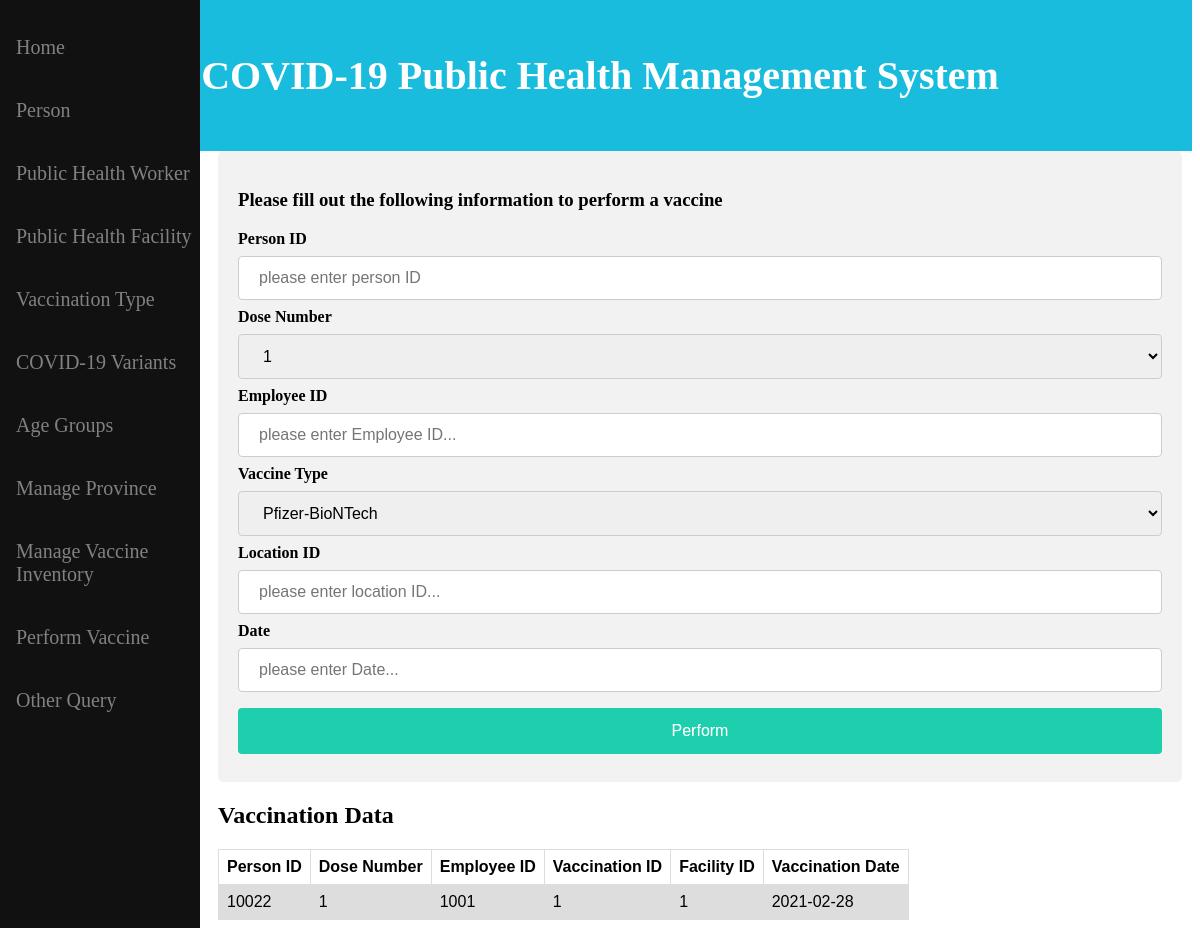
Before: /api/perform/perform.php with the older database file.
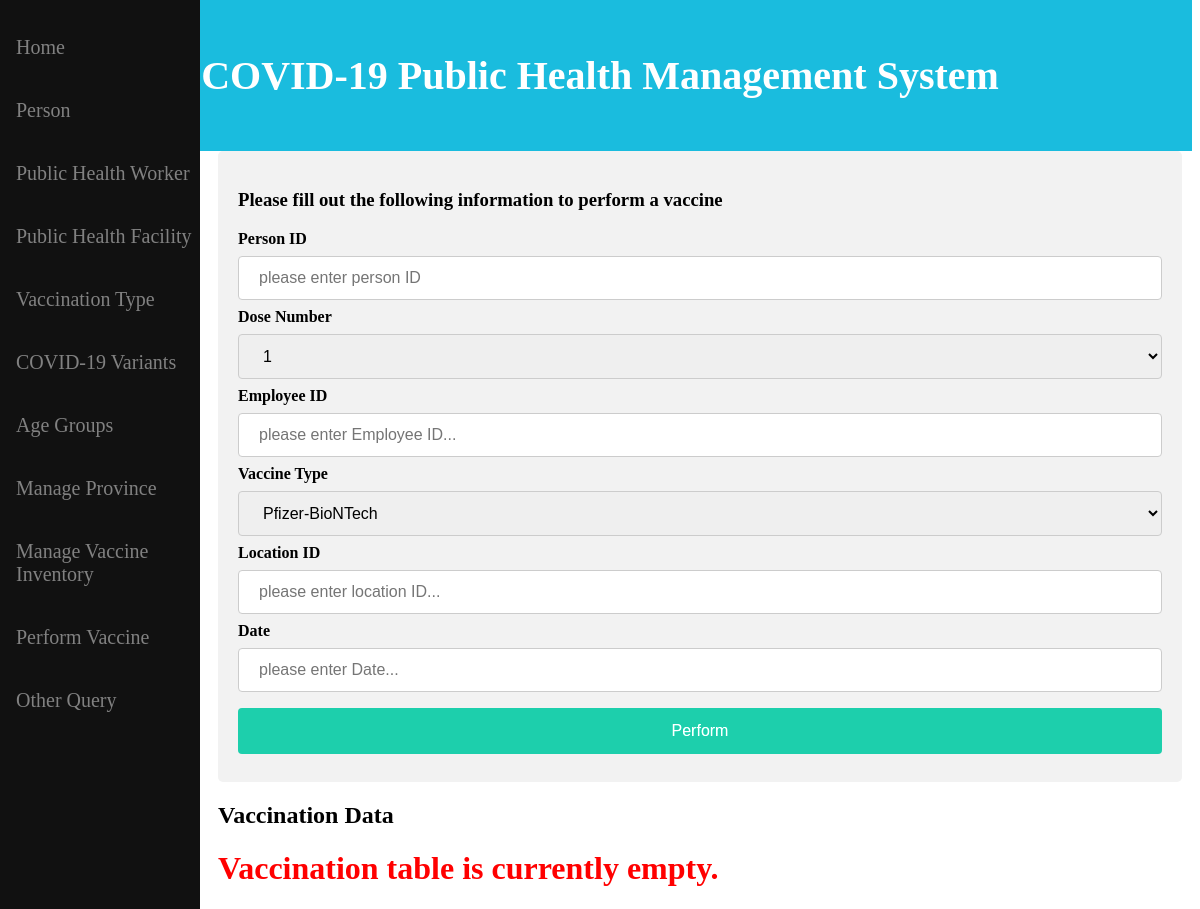
After: the same page with the newer database file.
### tables this page shows
CREATE TABLE IF NOT EXISTS vaccination(
	p_id INT NOT NULL,
    dose_num SMALLINT NOT NULL,
    emp_id INT NOT NULL,
    vac_id SMALLINT NOT NULL,
    loc_id INT NOT NULL,
    vdate DATE NOT NULL,
    PRIMARY KEY(p_id, dose_num),
    FOREIGN KEY(emp_id) REFERENCES health_worker(emp_id),
    FOREIGN KEY(vac_id) REFERENCES vaccine(vac_id),
    FOREIGN KEY(loc_id) REFERENCES facility(loc_id)
);

### models/Vaccination.php (called while the page is built, shortened)
<?php
    class Vaccination {
        private $conn;
        private $table = 'vaccination';
        public function __construct($db) {
            $this->conn = $db;
          }
        public function read(){
            $query = 'SELECT * FROM ' . $this->table .'';
            $stmt = $this->conn->prepare($query);
            $stmt->execute();
            return $stmt;
        }
}

### api/perform/perform.php (the view, shortened to what this page needs)
<!DOCTYPE HTML>
<html>
<head>
  <link rel="stylesheet" href="../../includes/style.css">
</head>
<body>
<?php
  include('../../includes/header.php');
?>
<div class="sidebar">
  <a href="../../index.php">Home</a>
  <a href="../person/read.php">Person</a>
  <a href="../../api/worker/read_worker.php">Public Health Worker</a>
  <a href="../../api/facility/read_facility.php">Public Health Facility</a>
  <a href="../../api/vaccine/read_vaccine.php">Vaccination Type</a>
  <a href="../../api/variant/read_variant.php">COVID-19 Variants</a>
  <a href="../../api/agegroup/read_agegroup.php">Age Groups</a>
  <a href="../../api/province/read_province.php">Manage Province</a>
  <a href="../../api/inventory/inventory_UI.php">Manage Vaccine Inventory</a>
  <a href="../../api/perform/perform.php">Perform Vaccine</a>
  <a href="../../other_query/other_query_UI.php">Other Query</a>
</div>
<div class="main">
    <div class="box">
    <h3> Please fill out the following information to perform a vaccine </h3>
    <form method="post" action="perform_transaction.php">
    <label> <b>Person ID</b> </label>
    <input type=text placeholder="please enter person ID" name='p_id' required> </input>
    <label> <b>Dose Number</b> </label>
    <select name="dose_num">
      <option>1</option>
    </select>
    <label> <b>Employee ID</b> </label>
    <input type=text placeholder="please enter Employee ID..." name='emp_id' required> </input>
    <label> <b>Vaccine Type</b> </label>
    <select name="vac_id">
      <option>Pfizer-BioNTech</option>
    </select>
    <label> <b>Location ID</b> </label>
    <input type=text placeholder="please enter location ID..." name='loc_id' required> </input>
    <label> <b>Date</b> </label>
    <input type=text placeholder="please enter Date..." name='vdate' required> </input>
  <input type='submit' value='Perform'>
  </form>
</div>
  <h2> Vaccination Data </h2>
  <?php
  include_once '../../models/Vaccination.php';
  $database = new Database();
  $db = $database->connect();
  $vaccination = new Vaccination($db);
  $result = $vaccination->read();
  $num = $result->rowCount();
  if($num > 0) {
    $vac_arr = array();
    while($row = $result->fetch(PDO::FETCH_ASSOC)) {
      extract($row);
      $vac_item = array(
        'p_id' => $p_id,
        'dose_num' => $dose_num,
        'emp_id' => $emp_id,
        'vac_id' => $vac_id,
        'loc_id' => $loc_id,
        'vdate' => $vdate,
      );
      array_push($vac_arr, $vac_item);
    }
    echo '<table>';
    echo '<tr>';
    echo '<th> Person ID </th>';
    echo '<th> Dose Number </th>';
    echo '<th> Employee ID </th>';
    echo '<th> Vaccination ID </th>';
    echo '<th> Facility ID </th>';
    echo '<th> Vaccination Date</th>';
    echo '</tr>';
    foreach($vac_arr as $v) {
      echo '<tr>';
      echo '<td>'. $v['p_id'] .'</td>';
      echo '<td>'. $v['dose_num'] .'</td>';
      echo '<td>'. $v['emp_id'] .'</td>';
      echo '<td>'. $v['vac_id'] .'</td>';
      echo '<td>'. $v['loc_id'] .'</td>';
      echo '<td>'. $v['vdate'] .'</td>';
      echo "</tr>";
    }
    echo '</table>';
  }
  else {
    echo "<h1 style='color:red'> Vaccination table is currently empty. <h1>";
  }
?>
</div>
</body>
</html>

Changed rows visible on the page:
removed vaccination: p "10022", dose_num "1", emp "1001", vac "1", loc "1", vdate "2021-02-28"
Other visible differences:
text no longer shown: "Person ID Dose Number Employee ID Vaccination ID Facility ID Vaccination Date"
text now shown: "Vaccination table is currently empty."
